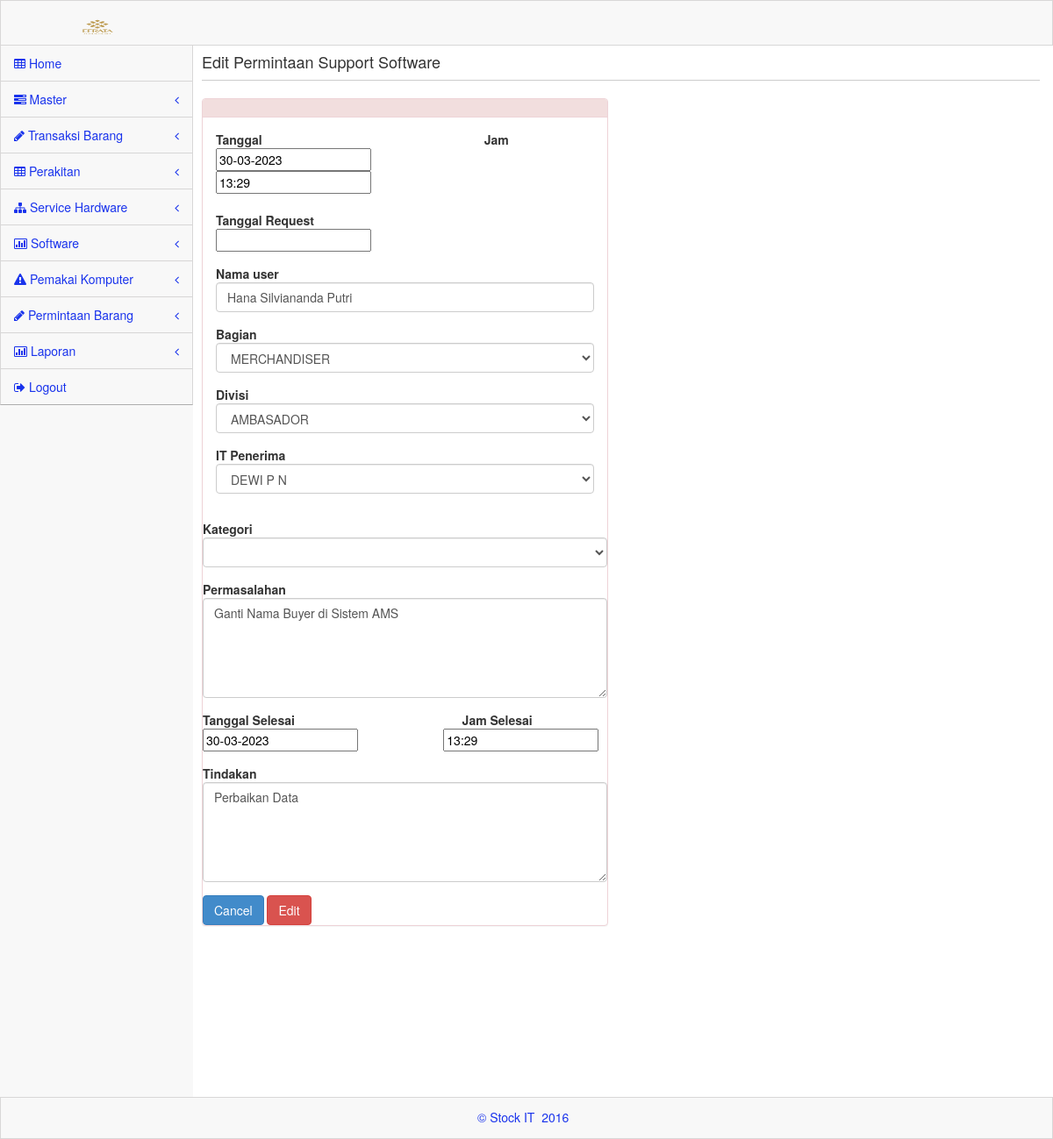
The app's page /user.php?menu=editsoftware&nomor=57 with its own data.
### tables this page shows
CREATE TABLE `software` (
  `nomor` int(11) NOT NULL,
  `tgl` char(10) default NULL,
  `jam` char(5) default NULL,
  `nama` char(30) default NULL,
  `bagian` char(30) default NULL,
  `divisi` char(1) default NULL,
  `penerima` char(30) default NULL,
  `kasus` char(250) default NULL,
  `tgl2` char(10) default NULL,
  `jam2` char(5) default NULL,
  `tindakan` char(250) default NULL,
  `oleh` char(30) default NULL,
  `status` varchar(10) NOT NULL,
  `ippc` varchar(20) NOT NULL,
  `kategori` char(15) NOT NULL,
  `cetak` char(1) NOT NULL,
  `tglRequest` char(10) default NULL,
  `tglapprove` char(10) default NULL,
  `svc_kat` char(50) default NULL,
  KEY `_WA_Sys_nomor_32E0915F` USING BTREE (`nomor`),
  KEY `_WA_Sys_tgl_32E0915F` USING BTREE (`tgl`),
  KEY `_WA_Sys_jam_32E0915F` USING BTREE (`jam`),
  KEY `_WA_Sys_nama_32E0915F` USING BTREE (`nama`),
  KEY `_WA_Sys_bagian_32E0915F` USING BTREE (`bagian`),
  KEY `_WA_Sys_divisi_32E0915F` USING BTREE (`divisi`),
  KEY `_WA_Sys_penerima_32E0915F` USING BTREE (`penerima`),
  KEY `_WA_Sys_kasus_32E0915F` USING BTREE (`kasus`),
  KEY `_WA_Sys_tgl2_32E0915F` USING BTREE (`tgl2`),
  KEY `_WA_Sys_jam2_32E0915F` USING BTREE (`jam2`),
  KEY `_WA_Sys_tindakan_32E0915F` USING BTREE (`tindakan`),
  KEY `_WA_Sys_oleh_32E0915F` USING BTREE (`oleh`)
);

CREATE TABLE `divisi` (
  `kd` varchar(2) NOT NULL,
  `namadivisi` varchar(10) NOT NULL
);

CREATE TABLE `it` (
  `id` char(2) NOT NULL,
  `username` char(30) NOT NULL,
  `nama` char(60) NOT NULL
);

### aplikasi/editsoftware.php (the view, shortened to what this page needs)
<?php
if(isset($_GET['nomor'])){
$nomor=$_GET['nomor'];
$a = mysql_query("SELECT * from software where nomor='$nomor'");
while($dataa = mysql_fetch_array($a)){
$tgl=$dataa['tgl'];
$jam=$dataa['jam'];
$nama=$dataa['nama'];
$bagian=$dataa['bagian'];
$divisi=$dataa['divisi'];
$penerima=$dataa['penerima'];
$kasus=$dataa['kasus'];
$tgl2=$dataa['tgl2'];
$jam2=$dataa['jam2'];
$tindakan=$dataa['tindakan'];
$svc_kat = $dataa['svc_kat'];
$tglRequest=$dataa['tglRequest'];
}}
$b = mysql_query("SELECT namadivisi from divisi where kd='$divisi'");
while($datab = mysql_fetch_array($b)){
$namadivisi=$datab['namadivisi'];}
$c = mysql_query("SELECT username from it where nama='$penerima'");
while($datac = mysql_fetch_array($c)){
$username=$datac['username'];}
?>
    <div class="inner">
		    <div class="row">
                    <div class="col-lg-12">
                        <h4>Edit Permintaan Support Software</h4>
						<hr>
                    </div>
                </div>
			   <div class="row">
                   <div class="col-md-6 col-sm-6 col-xs-12">
               <div class="panel panel-danger">
                        <div class="panel-heading">
                        </div>
                        <div class="panel-body">
                            <form action="aplikasi/updatesoftware.php" method="post"  enctype="multipart/form-data" name="postform2">
										 <div class="form-group">
<b>Tanggal </b> &nbsp &nbsp &nbsp &nbsp
<b>Jam</b><br>
                                             <input type="text" name="tgl" value='<?echo $tgl;?>'  required="required" >
	  <input type="text" name="jam" value='<?echo $jam;?>' required="required">   <br>
<br><b>Tanggal Request</b> <br>
<input type="text" name="tglRequest" value='<?echo $tglRequest;?>'  required="required" >
				 </div>
						<div class="form-group">
    <b>Nama user</b>
                                            <input  placeholder="Nama user" class="form-control" value='<?echo $nama;?>' type="text" name="nama"  required="required" >
                                        </div>
   <div class="form-group">
     <b>Bagian</b>
      <select class="form-control" name='bagian' required="required">	 <option value='<?echo $bagian;?>'><?echo $bagian;?></option>
        </select>
                                        </div>
	   <div class="form-group">
     <b>Divisi</b>
      <select class="form-control" name='divisi'  required="required">	 <option value='<?echo $divisi;?>'><?echo $namadivisi;?></option>
        </select>
                                        </div>
	   <div class="form-group">
<b>IT Penerima</b>
      <select class="form-control" name='penerima' required="required">	 <option value='<?echo $penerima;?>'><?echo $username;?></option>
        </select>
                                        </div>
                                        </div>
<div class="form-group">
	<b>Kategori</b>
		   <select class="form-control" name="svc_kat" required='required'>
	 <option  ></option>
	 <option  <? if( $svc_kat=='LOW'){echo "selected"; } ?> value="LOW">LOW</option>
	</select>
</div>
	<div class="form-group">
            <b>Permasalahan</b>
                                         <textarea cols="45" rows="5" name="kasus" class="form-control" id="kasus" placeholder="Isikan Diskripsi Permintaan Support " size="15px" placeholder="" required="required"><?echo $kasus;?></textarea>
                                        </div>
  <div class="form-group">
<b>Tanggal Selesai</b> &nbsp &nbsp &nbsp &nbsp
<b>Jam Selesai</b><br>
     <input type="text" name="tgl2" value='<?echo $tgl2;?>' >
	  <input type="text" name="jam2" value='<?echo $jam2;?>'  >
				 </div>
<div class="form-group">
              <b> Tindakan </b>
                                         <textarea cols="45" rows="5" name="tindakan" class="form-control" id="tindakan" placeholder="Tindakan Dalam Supporting" size="15px" placeholder="" ><?echo $tindakan;?></textarea>
                                        </div>
 <button  name="tombol_new" class="btn text-muted text-center btn-primary" type="reset">Cancel</button>
                                    <button  name="tombol" class="btn text-muted text-center btn-danger" type="submit">Edit</button>
									<br>
                            </div>
                        </div>
                            </div>
                </div>
				</div>

### assets/css/main.css (style rules this page uses)
@media (min-width: 768px) { html, body { height: 100%; } }
body.padTop53 { padding-top: 75px; overflow: visible; }
@media (min-width: 802px) { body.padTop53 { padding-top: 51px; } }
.inner { position: relative; min-height: 1px; padding-right: 15px; padding-left: 10px; background: #fff; border: 0px solid #e4e4e4; min-height:1200px; }
@media (min-width: 768px) { .inner { float: left; width: 100%; } }
.inner .row { margin-right: -15px; margin-left: -15px; }
.inner hr { margin-top: 10px; border-top-color: #ccc; }

### assets/css/MoneAdmin.css (style rules this page uses)
body { background-color: #f8f8f8; }

### records on screen
software: tgl "30-03-2023", jam "13:29", nama "Hana Silviananda Putri", bagian "MERCHANDISER", kasus "Ganti Nama Buyer di Sistem AMS", tgl2 "30-03-2023", jam2 "13:29", tindakan "Perbaikan Data"
divisi: divisi "AMBASADOR"
it: penerima "DEWI P N"
